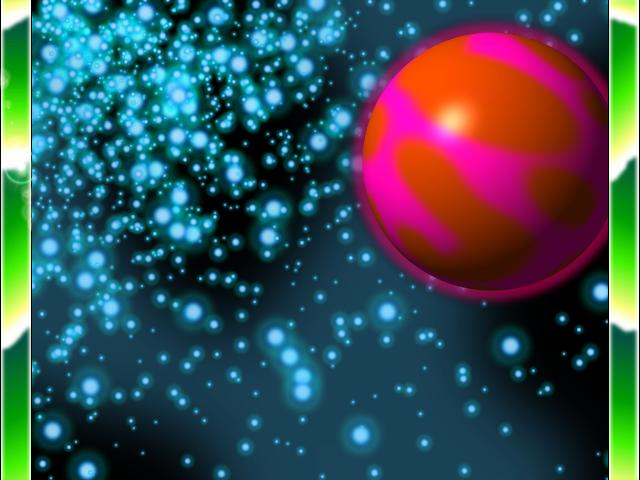
#> input picture Nannoid (PyGame)/Roms/PORTS/Games/Nannoid (PyGame)/images/bkgr3.jpg, 640 x 480 px, given in place of green.png, which was not available
$ python anim.py 3
#> lines starting #> are read from the running program, lines starting #| are printed output that depends on the picture; pictures that were not available may be replaced by others from this repository, and a replacement may not be noted
import os,sys
import Image

w,h = 32,32
n =  int(sys.argv[1])
x = 0
out = Image.new('RGBA',(w*(n+1),h))
#> out: PIL image 128x32 RGBA; every value is 0
img = Image.open('green.png')
#> img is the input picture: PIL image 640x480 RGB; mean R, G, B 58.3, 79.7, 85.6
out.paste(img,(x,0))
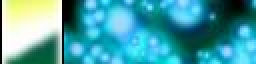
#> out: PIL image 128x32 RGBA (shown 2 times larger); mean R, G, B, A 71.9, 160.1, 167.8, 255
x+=w
for i in range(1,n+1):
	fname = '%04d'%i
	img = Image.open(fname)
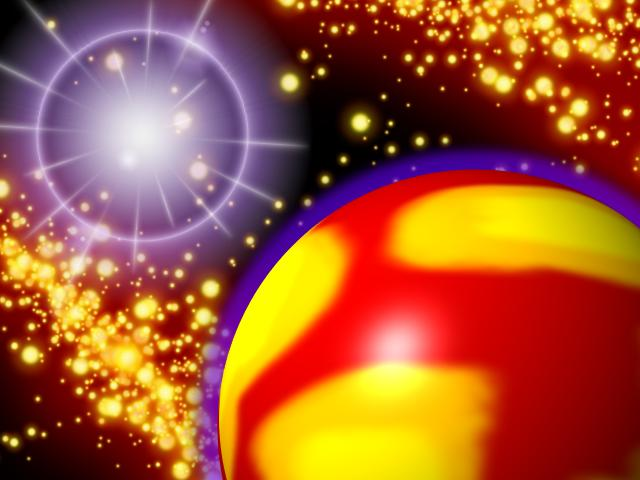
#> input picture Nannoid (PyGame)/Roms/PORTS/Games/Nannoid (PyGame)/images/title.jpg, 640 x 480 px, given in place of 0001, which was not available
#> img is the input picture: PIL image 640x480 RGB; mean R, G, B 164.5, 86.9, 49.4
	out.paste(img,(x,0))
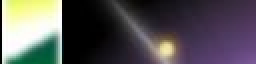
#> out: PIL image 128x32 RGBA (shown 2 times larger); mean R, G, B, A 85, 82.9, 84.6, 255
#> (the run stopped early here; a loop or call above may not have finished)
